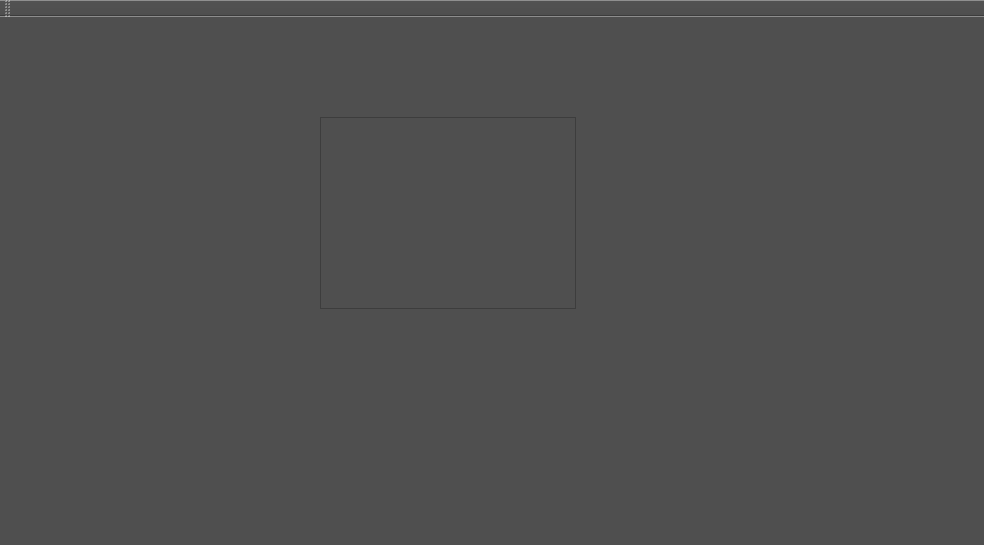
<?xml version="1.0" encoding="UTF-8"?>
<ui version="4.0">
 <class>DataBase</class>
 <widget class="QMainWindow" name="DataBase">
  <property name="geometry">
   <rect>
    <x>0</x>
    <y>0</y>
    <width>984</width>
    <height>545</height>
   </rect>
  </property>
  <property name="windowTitle">
   <string>MainWindow</string>
  </property>
  <property name="styleSheet">
   <string notr="true">background-color: rgb(79, 79, 79);
</string>
  </property>
  <widget class="QWidget" name="centralwidget">
   <widget class="QTableWidget" name="tableWidget">
    <property name="geometry">
     <rect>
      <x>320</x>
      <y>100</y>
      <width>256</width>
      <height>192</height>
     </rect>
    </property>
   </widget>
  </widget>
  <widget class="QStatusBar" name="statusbar"/>
  <widget class="QToolBar" name="toolBar">
   <property name="windowTitle">
    <string>toolBar</string>
   </property>
   <attribute name="toolBarArea">
    <enum>TopToolBarArea</enum>
   </attribute>
   <attribute name="toolBarBreak">
    <bool>false</bool>
   </attribute>
  </widget>
 </widget>
 <resources/>
 <connections/>
</ui>
